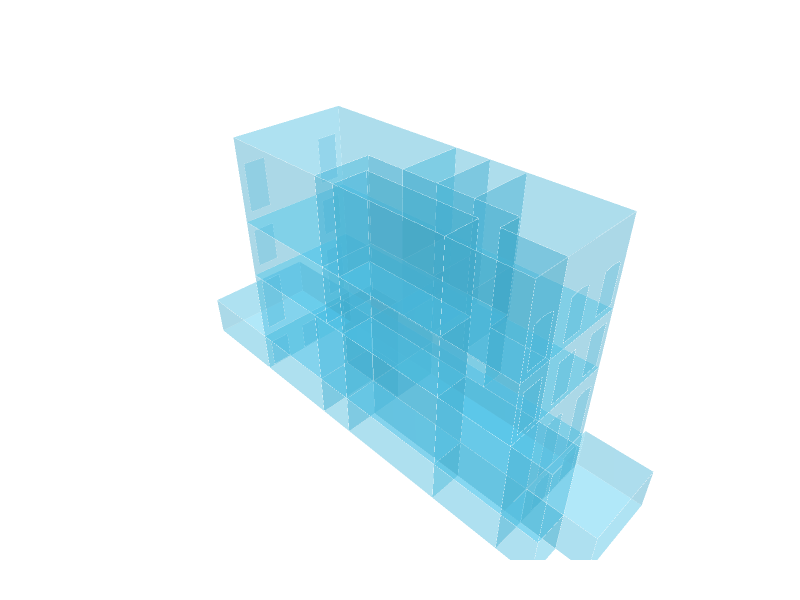

The notebook cell this image was saved under:
### Markdown cell above
## 10. Load Windows

### Code cell
WIN_PATH = r"C:\Users\etmaglari\IAAC\etmaglari_gML\Homework04\Objects\window.obj"

win_objects = Topology.ByOBJPath(WIN_PATH, selfMerge=False)
if not isinstance(win_objects, list):
    win_objects = [win_objects]

windows = []
for obj in win_objects:
    for w in (Topology.Wires(obj) or []):
        f = Face.ByWire(w)
        if f is not None:
            windows.append(f)

for w in windows:
    Topology.SetDictionary(w, Dictionary.ByKeysValues(["color", "type"], ["#4CC9F0", "window"]))

print(f"Windows found: {len(windows)}")
win_cluster = Cluster.ByTopologies(windows)

Topology.Show(
    cell_cluster, win_cluster,
    faceColor="#4CC9F0", faceOpacity=0.25,
    edgeColor="white", edgeWidth=0.5,
    showVertices=False,
    backgroundColor="white",
    width=800, height=600,
    renderer=renderer
)

### Figure 1 — Plotly figure (JSON) as saved in the notebook; plotly's stock layout.template omitted (floating-point values rounded to 4 significant figures; data arrays with more than 128 entries replaced by an {"elided": "..."} marker saying what was removed)
{"data": [{"hoverinfo": "text", "legendgroup": "2", "legendrank": 2, "line": {"color": "white", "dash": "solid", "width": 0.5}, "marker": {"size": 0}, "mode": "lines", "name": "1: Untitled (Edges)", "showlegend": false, "text": "", "type": "scatter3d", "x": {"elided": "1188 float values"}, "y": {"elided": "1188 float values"}, "z": {"elided": "1188 float values"}}, {"cmax": 1, "cmin": 0, "color": "#4CC9F0", "colorscale": [[0, "#440154"], [0.1111, "#482878"], [0.2222, "#3e4989"], [0.3333, "#31688e"], [0.4444, "#26828e"], [0.5556, "#1f9e89"], [0.6667, "#35b779"], [0.7778, "#6ece58"], [0.8889, "#b5de2b"], [1, "#fde725"]], "flatshading": true, "hoverinfo": "text", "hovertext": "", "i": {"elided": "420 int values"}, "j": {"elided": "420 int values"}, "k": {"elided": "420 int values"}, "legendgroup": "3", "legendrank": 3, "lighting": {"facenormalsepsilon": 0}, "name": "1: Untitled (Faces)", "opacity": 0.25, "showlegend": false, "showscale": false, "text": "", "type": "mesh3d", "x": {"elided": "225 float values"}, "y": {"elided": "225 float values"}, "z": {"elided": "225 float values"}}, {"hoverinfo": "text", "legendgroup": "6", "legendrank": 6, "line": {"color": "white", "dash": "solid", "width": 0.5}, "marker": {"size": 0}, "mode": "lines", "name": "2: Untitled (Edges)", "showlegend": false, "text": "", "type": "scatter3d", "x": {"elided": "363 float values"}, "y": {"elided": "363 float values"}, "z": {"elided": "363 float values"}}, {"cmax": 1, "cmin": 0, "color": "#4CC9F0", "colorscale": [[0, "#440154"], [0.1111, "#482878"], [0.2222, "#3e4989"], [0.3333, "#31688e"], [0.4444, "#26828e"], [0.5556, "#1f9e89"], [0.6667, "#35b779"], [0.7778, "#6ece58"], [0.8889, "#b5de2b"], [1, "#fde725"]], "flatshading": true, "hoverinfo": "text", "hovertext": "", "i": [0, 0, 4, 4, 8, 8, 12, 12, 16, 19, 20, 21, 21, 23, 24, 25, 26, 27, 30, 31, 32, 32, 34, 35, 36, 37, 38, 41, 42, 43, 43, 45, 46, 47, 48, 49, 49, 53, 53, 57, 57, 61, 61, 65, 65, 69, 72, 73, 74, 74, 74, 74, 74, 74, 80, 83, 84, 85, 88, 88, 88, 88, 88, 91, 91, 95, 95, 99, 99, 99, 99, 105, 105, 105, 105, 105, 110, 110, 110, 110, 116, 116, 116, 116, 116], "j": [1, 2, 5, 6, 9, 11, 13, 14, 17, 17, 17, 22, 17, 22, 22, 22, 22, 28, 28, 28, 33, 28, 33, 33, 33, 33, 39, 39, 39, 44, 39, 44, 44, 44, 44, 50, 51, 54, 55, 58, 60, 62, 64, 66, 68, 70, 70, 70, 75, 73, 76, 77, 79, 70, 81, 81, 81, 86, 89, 84, 90, 81, 86, 92, 94, 96, 98, 100, 101, 102, 103, 106, 107, 108, 109, 100, 111, 112, 113, 114, 117, 118, 119, 120, 111], "k": [2, 3, 6, 7, 10, 9, 14, 15, 18, 16, 19, 17, 20, 21, 23, 24, 25, 29, 27, 30, 28, 31, 32, 34, 35, 36, 40, 38, 41, 39, 42, 43, 45, 46, 47, 51, 52, 55, 56, 59, 58, 63, 62, 67, 66, 71, 69, 72, 70, 76, 77, 78, 75, 73, 82, 80, 83, 87, 81, 86, 89, 84, 85, 93, 92, 97, 96, 101, 102, 103, 104, 107, 108, 109, 100, 99, 112, 113, 114, 115, 118, 119, 120, 111, 110], "legendgroup": "7", "legendrank": 7, "lighting": {"facenormalsepsilon": 0}, "name": "2: Untitled (Faces)", "opacity": 0.25, "showlegend": false, "showscale": false, "text": "", "type": "mesh3d", "x": [-1.641, -1.641, -2.644, -2.644, 0.3285, 0.3285, -0.6748, -0.6748, 2.298, 1.294, 1.294, 2.298, -1.653, -1.653, -2.656, -2.656, 1.428, 1.306, 1.306, 1.553, 1.68, 1.808, 2.31, 1.936, 2.063, 2.188, 2.31, -0.5533, -0.6748, -0.6748, -0.4284, -0.3014, -0.1731, 0.3285, -0.04492, 0.08217, 0.207, 0.3285, -2.534, -2.656, -2.656, -2.41, -2.283, -2.154, -1.653, -2.026, -1.899, -1.774, -1.653, 2.298, 2.298, 1.294, 1.294, -1.653, -1.653, -2.656, -2.656, 2.31, 1.306, 1.306, 2.31, 0.3285, -0.6748, -0.6748, 0.3285, -1.653, -2.656, -2.656, -1.653, 1.553, 1.306, 1.428, 1.68, 1.808, 2.31, 1.306, 1.936, 2.063, 2.188, 2.31, -0.4284, -0.6748, -0.5533, -0.3014, -0.1731, 0.207, -0.04492, 0.08217, 0.3285, -0.6748, 0.3285, 2.298, 1.294, 1.294, 2.298, -1.653, -2.656, -2.656, -1.653, -0.6748, -0.1731, -0.3014, -0.4284, -0.5533, -0.6748, 0.3285, 0.3285, 0.207, 0.08217, -0.04492, 1.306, 1.808, 1.68, 1.553, 1.428, 1.306, 2.31, 2.31, 2.188, 2.063, 1.936], "y": [19.19, 19.19, 19.19, 19.19, 19.19, 19.19, 19.19, 19.19, 19.19, 19.19, 19.19, 19.19, 19.19, 19.19, 19.19, 19.19, 4.493, 4.493, 4.493, 4.493, 4.493, 4.493, 4.493, 4.493, 4.493, 4.493, 4.493, 4.493, 4.493, 4.493, 4.493, 4.493, 4.493, 4.493, 4.493, 4.493, 4.493, 4.493, 4.493, 4.493, 4.493, 4.493, 4.493, 4.493, 4.493, 4.493, 4.493, 4.493, 4.493, 19.19, 19.19, 19.19, 19.19, 19.19, 19.19, 19.19, 19.19, 4.493, 4.493, 4.493, 4.493, 4.493, 4.493, 4.493, 4.493, 4.493, 4.493, 4.493, 4.493, 4.493, 4.493, 4.493, 4.493, 4.493, 4.493, 4.493, 4.493, 4.493, 4.493, 4.493, 4.493, 4.493, 4.493, 4.493, 4.493, 4.493, 4.493, 4.493, 4.493, 4.493, 4.493, 19.19, 19.19, 19.19, 19.19, 19.19, 19.19, 19.19, 19.19, 4.493, 4.493, 4.493, 4.493, 4.493, 4.493, 4.493, 4.493, 4.493, 4.493, 4.493, 4.493, 4.493, 4.493, 4.493, 4.493, 4.493, 4.493, 4.493, 4.493, 4.493, 4.493], "z": [1.521, 0.05788, 0.05788, 1.521, 1.521, 0.05788, 0.05788, 1.521, 11.11, 8.944, 11.11, 8.944, 11.11, 8.869, 8.869, 11.11, 10.62, 8.783, 10.58, 10.65, 10.67, 10.68, 8.783, 10.67, 10.65, 10.62, 10.58, 10.62, 8.783, 10.58, 10.65, 10.67, 10.68, 8.783, 10.67, 10.65, 10.62, 10.58, 10.62, 8.783, 10.58, 10.65, 10.67, 10.68, 8.783, 10.67, 10.65, 10.62, 10.58, 8.017, 6.171, 6.171, 8.017, 7.942, 6.096, 6.096, 7.942, 8.017, 6.01, 8.017, 6.01, 7.942, 6.01, 7.942, 6.01, 7.942, 6.01, 7.942, 6.01, 4.987, 4.916, 4.958, 5.005, 5.012, 4.916, 2.144, 5.005, 4.987, 4.958, 2.144, 4.987, 4.916, 4.958, 5.005, 5.012, 4.958, 5.005, 4.987, 4.916, 2.144, 2.144, 5.244, 2.539, 5.244, 2.539, 5.169, 2.464, 5.169, 2.464, 0.06559, 1.716, 1.71, 1.692, 1.662, 1.621, 0.06559, 1.621, 1.662, 1.692, 1.71, 0.06559, 1.716, 1.71, 1.692, 1.662, 1.621, 0.06559, 1.621, 1.662, 1.692, 1.71]}], "layout": {"autosize": true, "height": 600, "margin": {"b": 40, "l": 40, "r": 40, "t": 40}, "paper_bgcolor": "#FFFFFF", "plot_bgcolor": "#FFFFFF", "scene": {"aspectmode": "data", "camera": {"center": {"x": 0, "y": 0, "z": 0}, "eye": {"x": -1.25, "y": -1.25, "z": 1.25}, "projection": {"type": "perspective"}, "up": {"x": 0, "y": 0, "z": 1}}, "xaxis": {"visible": false}, "yaxis": {"visible": false}, "zaxis": {"visible": false}}, "showlegend": true, "width": 800, "xaxis": {"showgrid": false, "visible": false, "zeroline": false}, "yaxis": {"showgrid": false, "visible": false, "zeroline": false}}}
